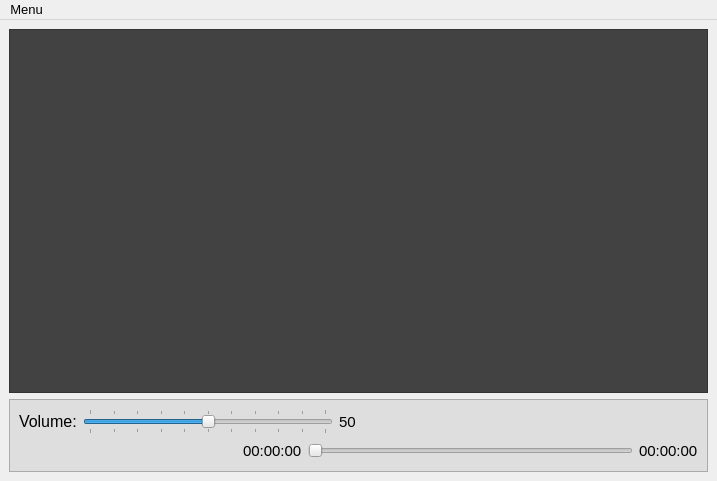
<?xml version="1.0" encoding="UTF-8"?>
<ui version="4.0">
 <class>SimpleMusiPlayer</class>
 <widget class="QMainWindow" name="SimpleMusiPlayer">
  <property name="geometry">
   <rect>
    <x>0</x>
    <y>0</y>
    <width>717</width>
    <height>481</height>
   </rect>
  </property>
  <property name="windowTitle">
   <string>Simple Music Player</string>
  </property>
  <property name="windowIcon">
   <iconset resource="utils/music_res.qrc">
    <normaloff>:/img/images/CD.png</normaloff>:/img/images/CD.png</iconset>
  </property>
  <widget class="QWidget" name="centralwidget">
   <layout class="QVBoxLayout" name="verticalLayout_3">
    <item>
     <widget class="QListWidget" name="listWidget">
      <property name="font">
       <font>
        <pointsize>13</pointsize>
        <weight>75</weight>
        <bold>true</bold>
       </font>
      </property>
      <property name="cursor" stdset="0">
       <cursorShape>PointingHandCursor</cursorShape>
      </property>
      <property name="styleSheet">
       <string notr="true">background-color: rgb(66, 66, 66);
color: rgb(255, 255, 127);
selection-background-color: rgb(255, 255, 82);
selection-color: rgb(66, 66, 66);</string>
      </property>
     </widget>
    </item>
    <item>
     <widget class="QFrame" name="frame_6">
      <property name="styleSheet">
       <string notr="true">background-color: rgb(222, 222, 222);</string>
      </property>
      <property name="frameShape">
       <enum>QFrame::StyledPanel</enum>
      </property>
      <property name="frameShadow">
       <enum>QFrame::Raised</enum>
      </property>
      <layout class="QVBoxLayout" name="verticalLayout">
       <item alignment="Qt::AlignLeft">
        <widget class="QFrame" name="frame_5">
         <property name="font">
          <font>
           <pointsize>1</pointsize>
          </font>
         </property>
         <property name="frameShape">
          <enum>QFrame::NoFrame</enum>
         </property>
         <property name="frameShadow">
          <enum>QFrame::Raised</enum>
         </property>
         <layout class="QHBoxLayout" name="horizontalLayout_4">
          <property name="leftMargin">
           <number>0</number>
          </property>
          <property name="topMargin">
           <number>0</number>
          </property>
          <property name="rightMargin">
           <number>0</number>
          </property>
          <property name="bottomMargin">
           <number>0</number>
          </property>
          <item>
           <widget class="QLabel" name="label">
            <property name="font">
             <font>
              <pointsize>12</pointsize>
             </font>
            </property>
            <property name="text">
             <string>Volume:</string>
            </property>
           </widget>
          </item>
          <item>
           <widget class="QSlider" name="volumeSlider">
            <property name="minimumSize">
             <size>
              <width>250</width>
              <height>0</height>
             </size>
            </property>
            <property name="maximumSize">
             <size>
              <width>250</width>
              <height>16777215</height>
             </size>
            </property>
            <property name="cursor">
             <cursorShape>PointingHandCursor</cursorShape>
            </property>
            <property name="minimum">
             <number>0</number>
            </property>
            <property name="maximum">
             <number>100</number>
            </property>
            <property name="singleStep">
             <number>1</number>
            </property>
            <property name="value">
             <number>50</number>
            </property>
            <property name="orientation">
             <enum>Qt::Horizontal</enum>
            </property>
            <property name="invertedAppearance">
             <bool>false</bool>
            </property>
            <property name="invertedControls">
             <bool>false</bool>
            </property>
            <property name="tickPosition">
             <enum>QSlider::TicksBothSides</enum>
            </property>
            <property name="tickInterval">
             <number>10</number>
            </property>
           </widget>
          </item>
          <item>
           <widget class="QLabel" name="volume_label">
            <property name="font">
             <font>
              <pointsize>11</pointsize>
              <weight>50</weight>
              <bold>false</bold>
             </font>
            </property>
            <property name="text">
             <string>50</string>
            </property>
           </widget>
          </item>
         </layout>
        </widget>
       </item>
       <item>
        <widget class="QFrame" name="frame_2">
         <property name="frameShape">
          <enum>QFrame::NoFrame</enum>
         </property>
         <property name="frameShadow">
          <enum>QFrame::Raised</enum>
         </property>
         <layout class="QHBoxLayout" name="horizontalLayout">
          <property name="leftMargin">
           <number>0</number>
          </property>
          <property name="topMargin">
           <number>0</number>
          </property>
          <property name="rightMargin">
           <number>0</number>
          </property>
          <property name="bottomMargin">
           <number>0</number>
          </property>
          <item>
           <widget class="QFrame" name="frame">
            <property name="maximumSize">
             <size>
              <width>250</width>
              <height>16777215</height>
             </size>
            </property>
            <property name="frameShape">
             <enum>QFrame::NoFrame</enum>
            </property>
            <property name="frameShadow">
             <enum>QFrame::Raised</enum>
            </property>
            <layout class="QVBoxLayout" name="verticalLayout_2">
             <property name="spacing">
              <number>0</number>
             </property>
             <property name="leftMargin">
              <number>0</number>
             </property>
             <property name="topMargin">
              <number>0</number>
             </property>
             <property name="rightMargin">
              <number>0</number>
             </property>
             <property name="bottomMargin">
              <number>0</number>
             </property>
             <item>
              <widget class="QFrame" name="frame_3">
               <property name="frameShape">
                <enum>QFrame::NoFrame</enum>
               </property>
               <property name="frameShadow">
                <enum>QFrame::Raised</enum>
               </property>
               <layout class="QHBoxLayout" name="horizontalLayout_2">
                <property name="spacing">
                 <number>0</number>
                </property>
                <property name="topMargin">
                 <number>0</number>
                </property>
                <property name="bottomMargin">
                 <number>0</number>
                </property>
                <item>
                 <widget class="QPushButton" name="playpushButton">
                  <property name="cursor">
                   <cursorShape>PointingHandCursor</cursorShape>
                  </property>
                  <property name="toolTip">
                   <string>Play</string>
                  </property>
                  <property name="text">
                   <string/>
                  </property>
                  <property name="icon">
                   <iconset resource="utils/music_res.qrc">
                    <normaloff>:/img/images/Play.png</normaloff>:/img/images/Play.png</iconset>
                  </property>
                  <property name="iconSize">
                   <size>
                    <width>24</width>
                    <height>24</height>
                   </size>
                  </property>
                  <property name="flat">
                   <bool>true</bool>
                  </property>
                 </widget>
                </item>
                <item>
                 <widget class="QPushButton" name="pausepushButton">
                  <property name="cursor">
                   <cursorShape>PointingHandCursor</cursorShape>
                  </property>
                  <property name="toolTip">
                   <string>Pause/Unpause</string>
                  </property>
                  <property name="text">
                   <string/>
                  </property>
                  <property name="icon">
                   <iconset resource="utils/music_res.qrc">
                    <normaloff>:/img/images/Pause.png</normaloff>:/img/images/Pause.png</iconset>
                  </property>
                  <property name="iconSize">
                   <size>
                    <width>24</width>
                    <height>24</height>
                   </size>
                  </property>
                  <property name="flat">
                   <bool>true</bool>
                  </property>
                 </widget>
                </item>
                <item>
                 <widget class="QPushButton" name="stoppushButton">
                  <property name="cursor">
                   <cursorShape>PointingHandCursor</cursorShape>
                  </property>
                  <property name="toolTip">
                   <string>Stop</string>
                  </property>
                  <property name="text">
                   <string/>
                  </property>
                  <property name="icon">
                   <iconset resource="utils/music_res.qrc">
                    <normaloff>:/img/images/Stop.png</normaloff>:/img/images/Stop.png</iconset>
                  </property>
                  <property name="iconSize">
                   <size>
                    <width>24</width>
                    <height>24</height>
                   </size>
                  </property>
                  <property name="flat">
                   <bool>true</bool>
                  </property>
                 </widget>
                </item>
                <item>
                 <widget class="QPushButton" name="previouspushButton">
                  <property name="cursor">
                   <cursorShape>PointingHandCursor</cursorShape>
                  </property>
                  <property name="toolTip">
                   <string>Previous</string>
                  </property>
                  <property name="text">
                   <string/>
                  </property>
                  <property name="icon">
                   <iconset resource="utils/music_res.qrc">
                    <normaloff>:/img/images/Previous.png</normaloff>:/img/images/Previous.png</iconset>
                  </property>
                  <property name="iconSize">
                   <size>
                    <width>24</width>
                    <height>24</height>
                   </size>
                  </property>
                  <property name="flat">
                   <bool>true</bool>
                  </property>
                 </widget>
                </item>
                <item>
                 <widget class="QPushButton" name="nextpushButton">
                  <property name="cursor">
                   <cursorShape>PointingHandCursor</cursorShape>
                  </property>
                  <property name="toolTip">
                   <string>Next</string>
                  </property>
                  <property name="text">
                   <string/>
                  </property>
                  <property name="icon">
                   <iconset resource="utils/music_res.qrc">
                    <normaloff>:/img/images/Next.png</normaloff>:/img/images/Next.png</iconset>
                  </property>
                  <property name="iconSize">
                   <size>
                    <width>24</width>
                    <height>24</height>
                   </size>
                  </property>
                  <property name="flat">
                   <bool>true</bool>
                  </property>
                 </widget>
                </item>
               </layout>
              </widget>
             </item>
            </layout>
           </widget>
          </item>
          <item>
           <widget class="QFrame" name="frame_4">
            <property name="frameShape">
             <enum>QFrame::NoFrame</enum>
            </property>
            <property name="frameShadow">
             <enum>QFrame::Raised</enum>
            </property>
            <layout class="QHBoxLayout" name="horizontalLayout_3">
             <property name="leftMargin">
              <number>0</number>
             </property>
             <property name="topMargin">
              <number>0</number>
             </property>
             <property name="rightMargin">
              <number>0</number>
             </property>
             <property name="bottomMargin">
              <number>0</number>
             </property>
             <item>
              <widget class="QLabel" name="start_time_label">
               <property name="font">
                <font>
                 <pointsize>11</pointsize>
                </font>
               </property>
               <property name="text">
                <string>00:00:00</string>
               </property>
              </widget>
             </item>
             <item>
              <widget class="QSlider" name="musicSlider">
               <property name="cursor">
                <cursorShape>PointingHandCursor</cursorShape>
               </property>
               <property name="orientation">
                <enum>Qt::Horizontal</enum>
               </property>
              </widget>
             </item>
             <item>
              <widget class="QLabel" name="end_time_label">
               <property name="font">
                <font>
                 <pointsize>11</pointsize>
                </font>
               </property>
               <property name="text">
                <string>00:00:00</string>
               </property>
              </widget>
             </item>
            </layout>
           </widget>
          </item>
         </layout>
        </widget>
       </item>
      </layout>
     </widget>
    </item>
   </layout>
  </widget>
  <widget class="QMenuBar" name="menubar">
   <property name="geometry">
    <rect>
     <x>0</x>
     <y>0</y>
     <width>717</width>
     <height>23</height>
    </rect>
   </property>
   <property name="font">
    <font>
     <pointsize>10</pointsize>
    </font>
   </property>
   <property name="cursor">
    <cursorShape>ArrowCursor</cursorShape>
   </property>
   <widget class="QMenu" name="menuMenu">
    <property name="font">
     <font>
      <pointsize>10</pointsize>
     </font>
    </property>
    <property name="cursor">
     <cursorShape>PointingHandCursor</cursorShape>
    </property>
    <property name="title">
     <string>Menu</string>
    </property>
    <addaction name="actionAdd_Songs"/>
    <addaction name="separator"/>
    <addaction name="actionRemove_Selected"/>
    <addaction name="separator"/>
    <addaction name="actionRemove_All"/>
   </widget>
   <addaction name="menuMenu"/>
  </widget>
  <action name="actionAdd_Songs">
   <property name="icon">
    <iconset resource="utils/music_res.qrc">
     <normaloff>:/img/images/Create.png</normaloff>:/img/images/Create.png</iconset>
   </property>
   <property name="text">
    <string>Add Songs</string>
   </property>
   <property name="toolTip">
    <string>Add songs to music player</string>
   </property>
   <property name="shortcut">
    <string>Alt+A</string>
   </property>
  </action>
  <action name="actionRemove_Selected">
   <property name="icon">
    <iconset resource="utils/music_res.qrc">
     <normaloff>:/img/images/Remove.png</normaloff>:/img/images/Remove.png</iconset>
   </property>
   <property name="text">
    <string>Remove Selected</string>
   </property>
   <property name="toolTip">
    <string>Remove Selected Song</string>
   </property>
   <property name="shortcut">
    <string>Del</string>
   </property>
  </action>
  <action name="actionRemove_All">
   <property name="icon">
    <iconset resource="utils/music_res.qrc">
     <normaloff>:/img/images/Delete.png</normaloff>:/img/images/Delete.png</iconset>
   </property>
   <property name="text">
    <string>Remove All</string>
   </property>
   <property name="toolTip">
    <string>Remove All Songs</string>
   </property>
   <property name="shortcut">
    <string>Alt+Del</string>
   </property>
  </action>
 </widget>
 <resources>
  <include location="utils/music_res.qrc"/>
 </resources>
 <connections/>
</ui>
